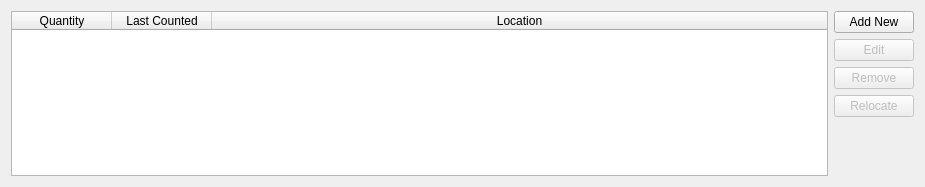
<?xml version="1.0" encoding="UTF-8"?>
<ui version="4.0">
 <class>LocationWidget</class>
 <widget class="QWidget" name="LocationWidget">
  <property name="geometry">
   <rect>
    <x>0</x>
    <y>0</y>
    <width>925</width>
    <height>187</height>
   </rect>
  </property>
  <property name="windowTitle">
   <string>Form</string>
  </property>
  <layout class="QHBoxLayout" name="horizontalLayout">
   <item>
    <widget class="QTableWidget" name="locations">
     <property name="editTriggers">
      <set>QAbstractItemView::NoEditTriggers</set>
     </property>
     <property name="selectionMode">
      <enum>QAbstractItemView::SingleSelection</enum>
     </property>
     <property name="selectionBehavior">
      <enum>QAbstractItemView::SelectRows</enum>
     </property>
     <attribute name="horizontalHeaderStretchLastSection">
      <bool>true</bool>
     </attribute>
     <attribute name="verticalHeaderVisible">
      <bool>false</bool>
     </attribute>
     <column>
      <property name="text">
       <string>Quantity</string>
      </property>
     </column>
     <column>
      <property name="text">
       <string>Last Counted</string>
      </property>
     </column>
     <column>
      <property name="text">
       <string>Location</string>
      </property>
     </column>
    </widget>
   </item>
   <item>
    <layout class="QVBoxLayout" name="verticalLayout">
     <item>
      <widget class="QPushButton" name="map">
       <property name="text">
        <string>Add New</string>
       </property>
      </widget>
     </item>
     <item>
      <widget class="QPushButton" name="edit">
       <property name="enabled">
        <bool>false</bool>
       </property>
       <property name="text">
        <string>Edit</string>
       </property>
      </widget>
     </item>
     <item>
      <widget class="QPushButton" name="remove">
       <property name="enabled">
        <bool>false</bool>
       </property>
       <property name="text">
        <string>Remove</string>
       </property>
      </widget>
     </item>
     <item>
      <widget class="QPushButton" name="relocate">
       <property name="enabled">
        <bool>false</bool>
       </property>
       <property name="text">
        <string>Relocate</string>
       </property>
      </widget>
     </item>
     <item>
      <spacer name="verticalSpacer">
       <property name="orientation">
        <enum>Qt::Vertical</enum>
       </property>
       <property name="sizeHint" stdset="0">
        <size>
         <width>20</width>
         <height>40</height>
        </size>
       </property>
      </spacer>
     </item>
    </layout>
   </item>
  </layout>
 </widget>
 <resources/>
 <connections/>
</ui>
